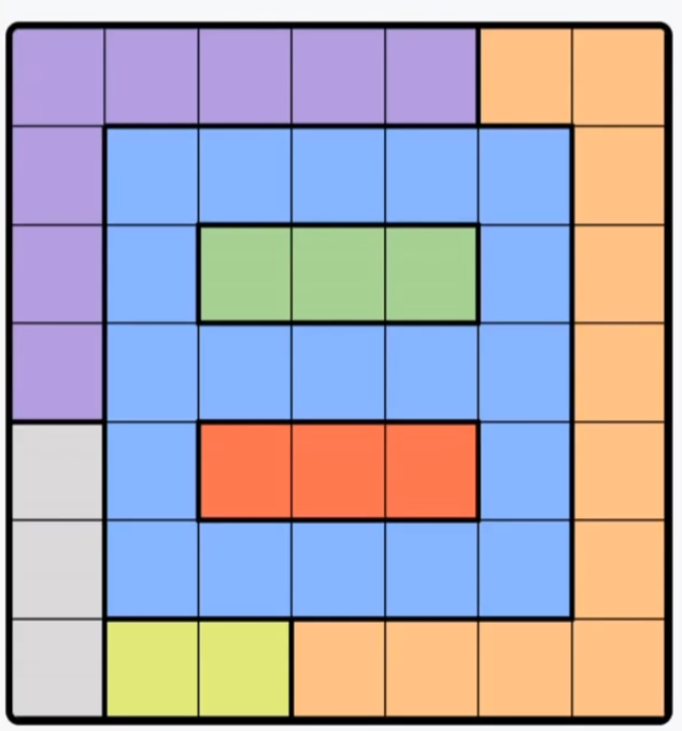
#> input picture images/image2.png, 682 x 731 px, found by its file name
$ python ImageProcessing.py
#> lines starting #> are read from the running program, lines starting #| are printed output that depends on the picture; after the words box and inside, x2 and y2 are one past the last pixel; in counts of white or black regions, pixels touching at a corner belong together
import cv2
import numpy as np
from typing import List, Tuple
import os


# [20 lines left out: function load_and_preprocess_image_from_bytes, not called in this run]


def load_and_preprocess_image_from_path(path):
#> called with path = 'image2.png'
    img = cv2.imread(path)
#> img is the input picture: shape (731, 682, 3); mean B, G, R 181.8, 169.1, 172.8
    gray = cv2.cvtColor(img, cv2.COLOR_BGR2GRAY)
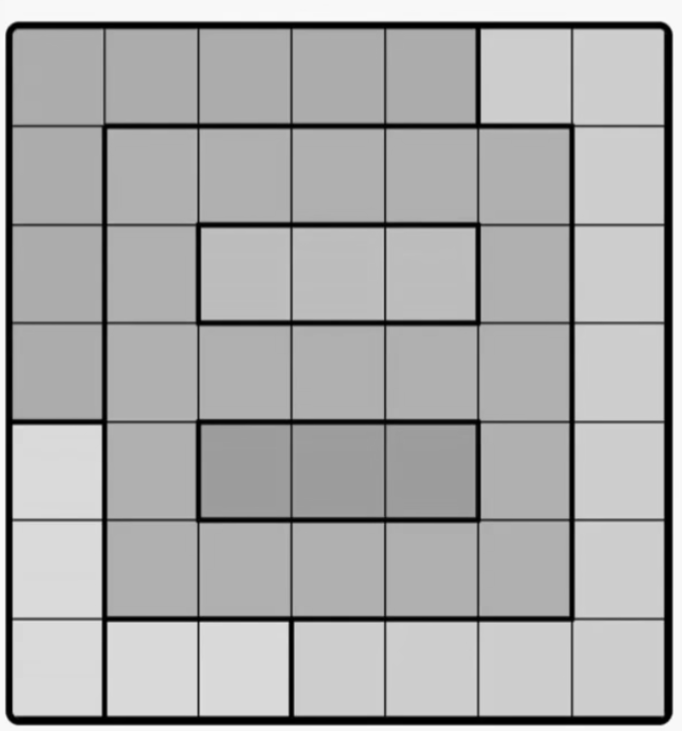
#> gray: shape (731, 682); min 0, max 254, mean 171.6

    blur = cv2.GaussianBlur(gray, (5, 5), 0)

    thresh = cv2.adaptiveThreshold(
        blur,
        255,
        cv2.ADAPTIVE_THRESH_MEAN_C,
        cv2.THRESH_BINARY_INV,
        11,
        2
    )
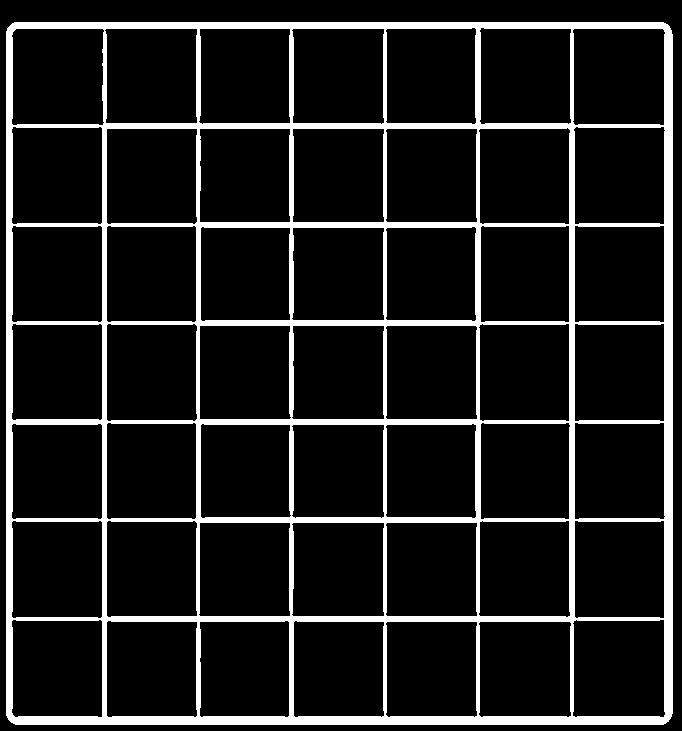
#> thresh: shape (731, 682); 11.9% white; 1 white region, box (x1, y1, x2, y2) and area: (6, 22, 673, 725) 59430

    return img, thresh

def extract_grid_lines(thresh):
    h_kernel = cv2.getStructuringElement(cv2.MORPH_RECT, (40, 1))
    v_kernel = cv2.getStructuringElement(cv2.MORPH_RECT, (1, 40))

    horizontal = cv2.morphologyEx(thresh, cv2.MORPH_OPEN, h_kernel)
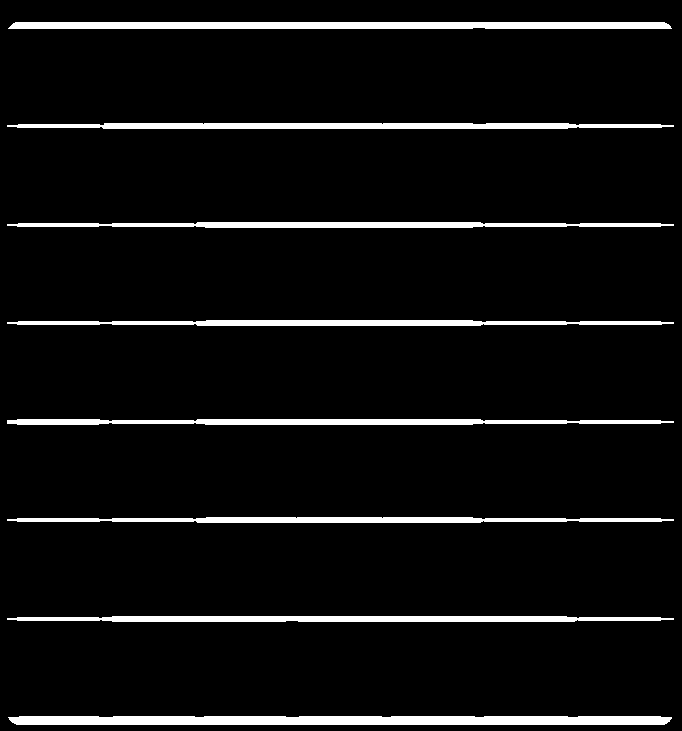
#> horizontal: shape (731, 682); 6% white; 8 white regions, largest, box (x1, y1, x2, y2) and area: (8, 716, 672, 725) 5844, (8, 22, 672, 29) 4595, (7, 123, 674, 129) 3526
    vertical = cv2.morphologyEx(thresh, cv2.MORPH_OPEN, v_kernel)
#> vertical: shape (731, 682); 6.1% white; 8 white regions, largest, box (x1, y1, x2, y2) and area: (664, 24, 673, 725) 6223, (6, 25, 13, 724) 4738, (569, 23, 575, 726) 3722

    return horizontal, vertical

def get_intersections(horizontal, vertical):
    intersections = cv2.bitwise_and(horizontal, vertical)
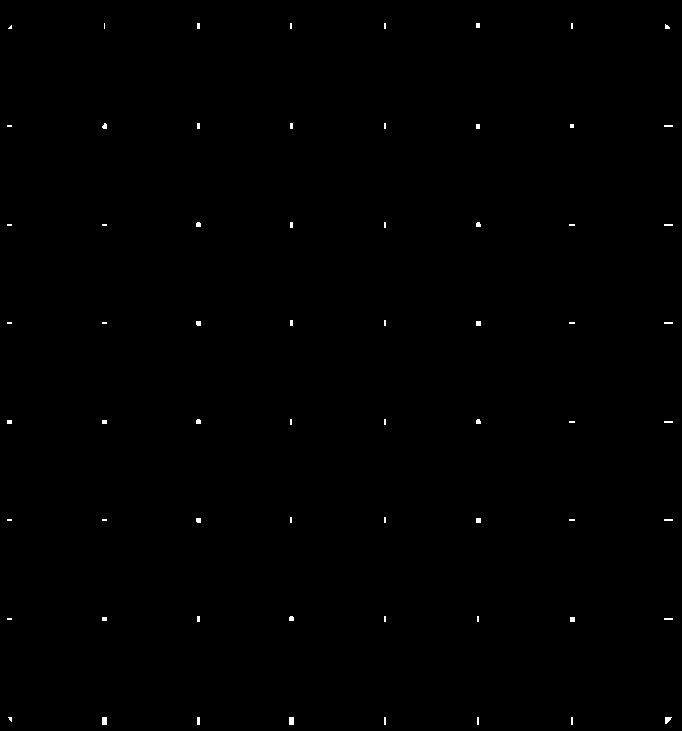
#> intersections: shape (731, 682); 0.22% white; 64 white regions (44 under 20 px), largest, box (x1, y1, x2, y2) and area: (102, 717, 107, 725) 40, (289, 717, 294, 725) 40, (665, 717, 672, 724) 33
    coords = cv2.findNonZero(intersections)
#> coords = contour of 1095 points, box (x1, y1, x2, y2) (7, 23, 673, 725), area 22
    return coords.reshape(-1, 2)

def cluster_points(points, tolerance=10):
    points = sorted(points)
    clusters = [[points[0]]]

    for p in points[1:]:
        if abs(p - clusters[-1][-1]) <= tolerance:
            clusters[-1].append(p)
        else:
            clusters.append([p])

    return [int(np.mean(c)) for c in clusters]

def build_grid(intersections):
    xs = intersections[:, 0]
    ys = intersections[:, 1]

    cols = cluster_points(sorted(xs))
    rows = cluster_points(sorted(ys))

    return rows, cols
def extract_cells(image, rows, cols):
    cells = []
    for r in range(len(rows) - 1):
        row_cells = []
        for c in range(len(cols) - 1):
            cell = image[
                rows[r]:rows[r + 1],
                cols[c]:cols[c + 1]
            ]
            row_cells.append(cell)
        cells.append(row_cells)

    return cells

# [9 lines left out: function build_logical_grid, not called in this run]

def cell_mean_color(cell, margin_ratio=0.2):
    h, w, _ = cell.shape
    mh = int(h * margin_ratio)
    mw = int(w * margin_ratio)

    core = cell[mh:h-mh, mw:w-mw]
    lab = cv2.cvtColor(core, cv2.COLOR_BGR2LAB)

    return lab.mean(axis=(0, 1))

def extract_cell_colors(cells):
    rows = len(cells)
    cols = len(cells[0])

    colors = np.zeros((rows, cols, 3), dtype=np.float32)

    for r in range(rows):
        for c in range(cols):
            colors[r, c] = cell_mean_color(cells[r][c])

    return colors

def cluster_colors(color_matrix, threshold=12.0):
    rows, cols, _ = color_matrix.shape

    region_ids = -np.ones((rows, cols), dtype=int)
    cell_colors = np.zeros((rows, cols, 3), dtype=np.float32)

    region_colors = []
    current_region = 0

    for r in range(rows):
        for c in range(cols):
            color = color_matrix[r, c]

            assigned_region = None
            for idx, ref_color in enumerate(region_colors):
                if np.linalg.norm(color - ref_color) < threshold:
                    assigned_region = idx
                    break

            if assigned_region is None:
                region_colors.append(color)
                assigned_region = current_region
                current_region += 1

            region_ids[r, c] = assigned_region
            cell_colors[r, c] = region_colors[assigned_region]

    return region_ids

def format_region_matrix(region_ids):
    return [
        [f"C{region_ids[r, c] + 1}" for c in range(region_ids.shape[1])]
        for r in range(region_ids.shape[0])
    ]

# [10 lines left out: function generate_color_map, not called in this run]


def group_regions_by_color(cells):
    color_matrix = extract_cell_colors(cells)
    region_ids = cluster_colors(color_matrix)
    return format_region_matrix(region_ids)

def generate_color_map(region_matrix, seed=42):
    np.random.seed(seed)

    regions = sorted({cell for row in region_matrix for cell in row})
    color_map = {}

    for r in regions:
        color_map[r] = tuple(np.random.randint(40, 220, size=3).tolist())

    return color_map

def grid_to_color_image(region_matrix, cell_size=50):
    rows = len(region_matrix)
    cols = len(region_matrix[0])

    color_map = generate_color_map(region_matrix)

    img = np.zeros((rows * cell_size, cols * cell_size, 3), dtype=np.uint8)

    for r in range(rows):
        for c in range(cols):
            color = color_map[region_matrix[r][c]]

            y1 = r * cell_size
            y2 = (r + 1) * cell_size
            x1 = c * cell_size
            x2 = (c + 1) * cell_size

            img[y1:y2, x1:x2] = color

    return img

def draw_grid_lines(img, cell_size, thickness=1):
    h, w, _ = img.shape

    for y in range(0, h, cell_size):
        cv2.line(img, (0, y), (w, y), (0, 0, 0), thickness)

    for x in range(0, w, cell_size):
        cv2.line(img, (x, 0), (x, h), (0, 0, 0), thickness)

    return img

# [53 lines left out: functions cell_mean_bgr, cluster_cells_bgr, build_ui_grid_from_bgr, not called in this run]


def generate_ui_grid_from_image(cells):
    region_ids, region_colors = cluster_cells_bgr(cells)
    return build_ui_grid_from_bgr(region_ids, region_colors)


# [10 lines left out: function create_board_from_image, not called in this run]


if __name__ == "__main__":
    img, thresh = load_and_preprocess_image_from_path("image2.png")

    horizontal, vertical = extract_grid_lines(thresh)
    intersections = get_intersections(horizontal, vertical)
#> intersections = 1095 pairs, first value 7 to 672, second value 23 to 724

    rows, cols = build_grid(intersections)
#> in build_grid, `xs = intersections[:, 0]`: xs = 1095 values, max 672 at index 170, min 7 at index 137, mean 349.6
#> in build_grid, `ys = intersections[:, 1]`: ys = 1095 values from 23 to 724
#> in cluster_points, `points = sorted(points)`: points = 1095 values from 7 to 672
#> in cluster_points, `clusters = [[points[0]]]`: clusters = [[7]]
#> the loop in cluster_points, `for p in points[1:]:` made 1094 passes
#> after the loop in cluster_points, `for p in points[1:]:`: clusters = 8 items
#> in build_grid, `cols = cluster_points(sorted(xs))`: cols = [9, 104, 198, 290, 384, 477, 571, 667]
#> the loop in cluster_points (call 2), `for p in points[1:]:` made 1094 passes
#> p on passes 1 to 3: 23, 23, 23
#> in build_grid, `rows = cluster_points(sorted(ys))`: rows = [25, 125, 224, 322, 421, 519, 618, 720]
#> rows = [25, 125, 224, 322, 421, 519, 618, 720]; cols = [9, 104, 198, 290, 384, 477, 571, 667]
    cells = extract_cells(img, rows, cols)
#> the loop in extract_cells, `for r in range(len(rows) - 1):` made 7 passes
#> after the loop in extract_cells, `for r in range(len(rows) - 1):`: cells = 7 items
#> cells = 7 items
    regions = group_regions_by_color(cells)
#> in extract_cell_colors, `rows = len(cells)`: rows = 7
#> the loop in extract_cell_colors, `for r in range(rows):` made 7 passes
#> pass 1, in cell_mean_color, `core = cell[mh:h-mh, mw:w-mw]`:
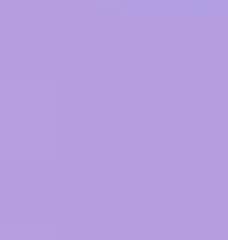
#> core: shape (60, 57, 3) (shown 4 times larger); mean of channels 0, 1, 2 225, 158, 180.1; drawn as B, G, R
#> after the loop in cluster_colors, `for r in range(rows):`: region_colors = [[177, 149.1, 97], [211, 143, 168], [187, 131, 87], [202.2, 103, 154], [221.8, 129, 128], [169, 176, 175], [228, 111, 182]]
#> regions = 7 items

    for row in regions:
        print(row,',')
#> this loop made 7 passes
#> (printed output is left out)


    img = grid_to_color_image(regions, cell_size=60)
#> in grid_to_color_image, `rows = len(region_matrix)`: rows = 7
#> in generate_color_map, `regions = sorted({cell for row in region_matrix for cell in row})`: regions = ['C1', 'C2', 'C3', 'C4', 'C5', 'C6', 'C7']
#> the loop in generate_color_map, `for r in regions:` made 7 passes
#> after the loop in generate_color_map, `for r in regions:`: color_map = {'C1': (142, 219, 132), 'C2': (54, 146, 111), 'C3': (60, 142, 161), 'C4': (114, 127, 156), 'C5': (139, 143, 191), 'C6': (170, 189, 92), 'C7': (41, 127, 197)}
    img = draw_grid_lines(img, cell_size=60)
#> after the loop in draw_grid_lines, `for y in range(0, h, cell_size):`:
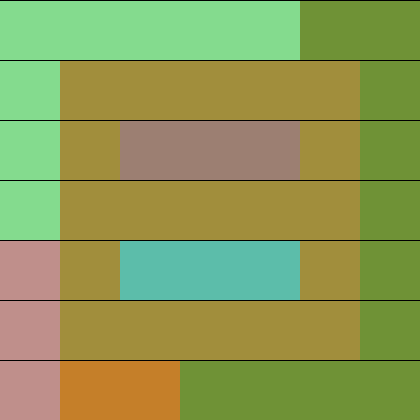
#> img: shape (420, 420, 3); mean of channels 0, 1, 2 84.7, 154.3, 141.4; drawn as B, G, R
#> after the loop in draw_grid_lines, `for x in range(0, w, cell_size):`:
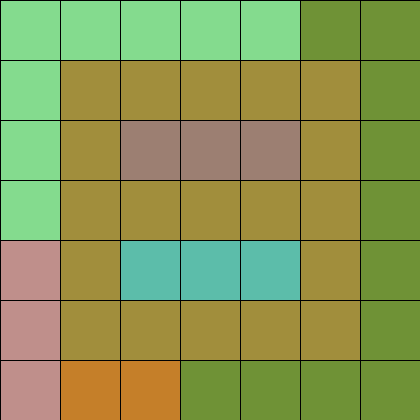
#> img: shape (420, 420, 3); 1.64% of pixels changed, all inside (x1, y1, x2, y2) = (0, 1, 361, 420); drawn as B, G, R

    cv2.imwrite("regions.png", img)

$ run again, with images/Queens_linkedin_original.png copied over images/image2.png
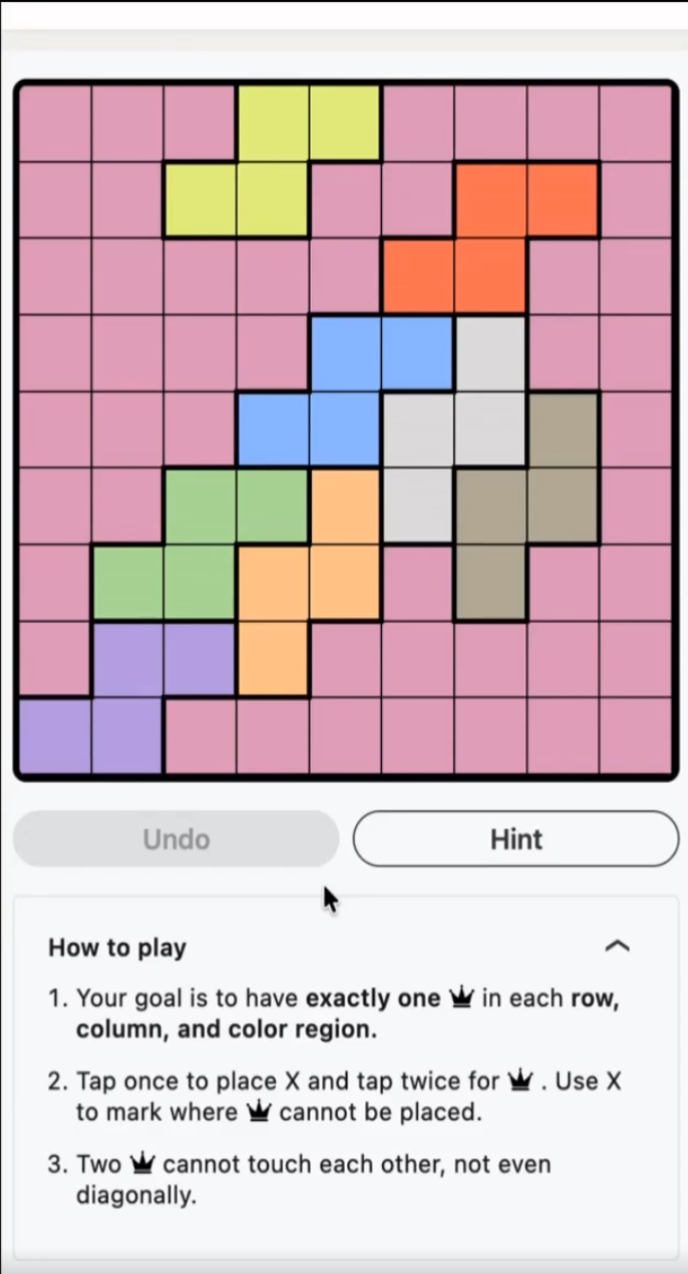
#> input picture images/Queens_linkedin_original.png, 688 x 1274 px, found by its file name
#> in load_and_preprocess_image_from_path, img is the input picture: shape (1274, 688, 3); mean B, G, R 193.5, 188.6, 210.5
#> in load_and_preprocess_image_from_path, `thresh = cv2.adaptiveThreshold( blur, 255, cv2.ADAPTIVE_THRESH_MEAN_C,..`:
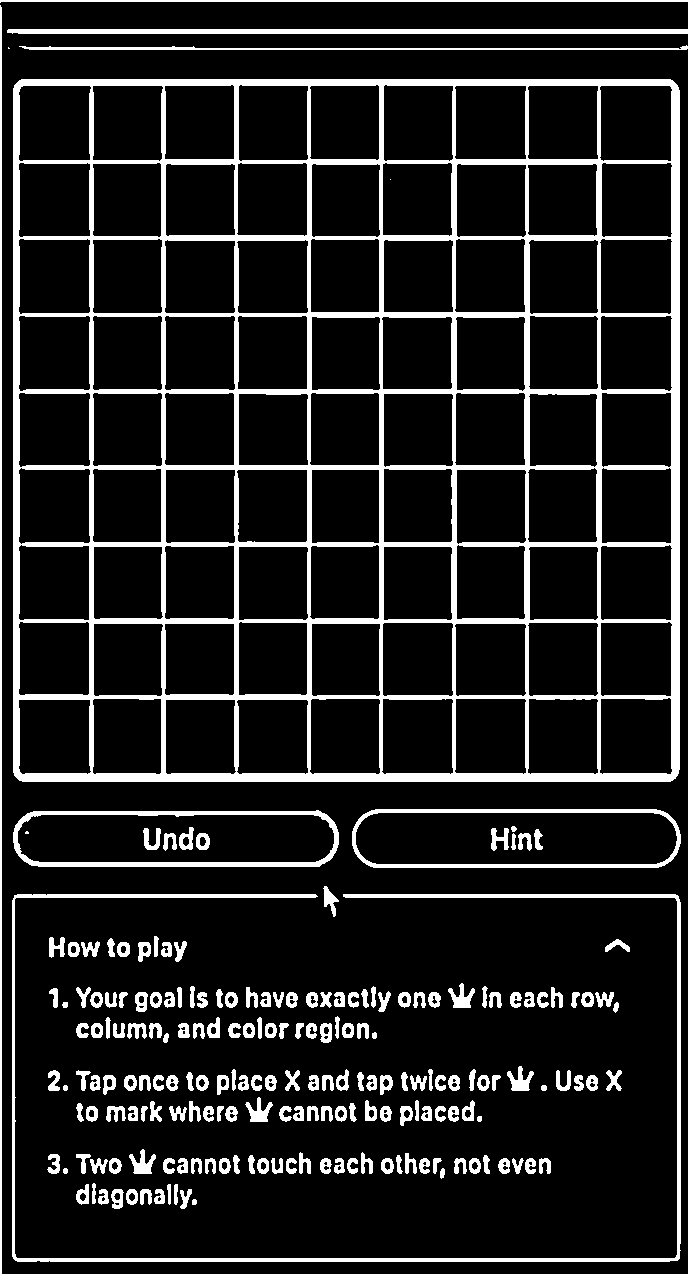
#> thresh: shape (1274, 688); 13.4% white; 201 white regions (3 under 20 px), largest, box (x1, y1, x2, y2) and area: (13, 79, 680, 782) 70321, (12, 894, 681, 1262) 7704, (7, 29, 688, 34) 3394
#> horizontal: shape (1274, 688); 5.9% white; 20 white regions, largest, box (x1, y1, x2, y2) and area: (15, 773, 679, 782) 5838, (15, 79, 679, 86) 4582, (8, 29, 688, 34) 3388
#> vertical: shape (1274, 688); 4.7% white; 13 white regions, largest, box (x1, y1, x2, y2) and area: (671, 81, 680, 782) 6206, (13, 82, 20, 781) 4712, (161, 80, 166, 783) 3318
#> coords = contour of 1808 points, box (x1, y1, x2, y2) (14, 80, 680, 1261), area 8416
#> `intersections = get_intersections(horizontal, vertical)`: intersections = 1808 pairs, first value 14 to 679, second value 80 to 1260
#> xs = 1808 values, max 679 at index 248, min 14 at index 200, mean 358.9
#> ys = 1808 values from 80 to 1260
#> points = 1808 values from 14 to 679
#> in cluster_points, `clusters = [[points[0]]]`: clusters = [[14]]
#> the loop in cluster_points, `for p in points[1:]:` made 1807 passes
#> after the loop in cluster_points, `for p in points[1:]:`: clusters = 10 items
#> in build_grid, `cols = cluster_points(sorted(xs))`: cols = [16, 91, 163, 235, 308, 380, 453, 526, 598, 674]
#> the loop in cluster_points (call 2), `for p in points[1:]:` made 1807 passes
#> p on passes 1 to 3: 80, 80, 80
#> in build_grid, `rows = cluster_points(sorted(ys))`: rows = [82, 161, 237, 314, 391, 467, 543, 620, 696, 777, 896, 1258]
#> `rows, cols = build_grid(intersections)`: cols = [16, 91, 163, 235, 308, 380, 453, 526, 598, 674]
#> the loop in extract_cells, `for r in range(len(rows) - 1):` made 11 passes
#> after the loop in extract_cells, `for r in range(len(rows) - 1):`: cells = 11 items
#> in extract_cell_colors, `rows = len(cells)`: rows = 11
#> in extract_cell_colors, `cols = len(cells[0])`: cols = 9
#> the loop in extract_cell_colors, `for r in range(rows):` made 11 passes
#> after the loop in cluster_colors, `for r in range(rows):`: current_region = 10; region_colors = [[183, 157, 124], [228, 111, 182], [169, 176, 174.6], [187, 131, 87], [222, 129, 128], [176, 128, 140], [202.2, 103.1, 154], [211.1, 142.9, 167.9], [177, 149, 97], [238.7, 127.8, 127]]
#> `regions = group_regions_by_color(cells)`: regions = 11 items
#> the loop `for row in regions:` made 11 passes
#> (printed output is left out)
#> in grid_to_color_image, `rows = len(region_matrix)`: rows = 11
#> in grid_to_color_image, `cols = len(region_matrix[0])`: cols = 9
#> in generate_color_map, `regions = sorted({cell for row in region_matrix for cell in row})`: regions = ['C1', 'C10', 'C2', 'C3', 'C4', 'C5', 'C6', 'C7', 'C8', 'C9']
#> the loop in generate_color_map, `for r in regions:` made 10 passes
#> after the loop in generate_color_map, `for r in regions:`: color_map = 10 items
#> after the loop in draw_grid_lines, `for x in range(0, w, cell_size):`:
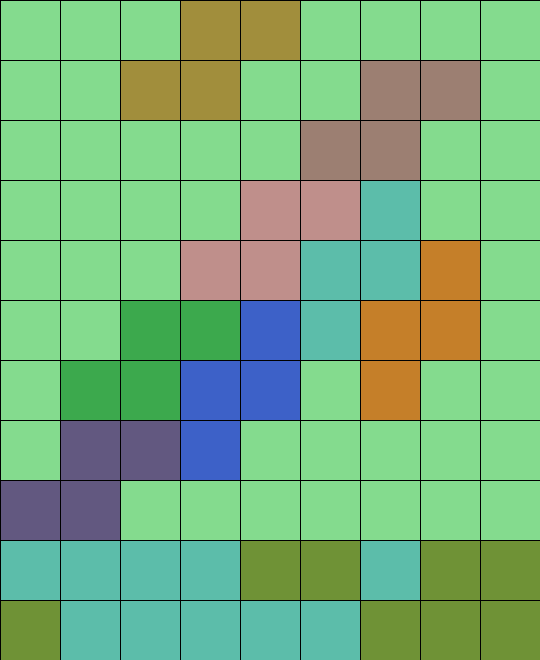
#> img: shape (660, 540, 3); mean of channels 0, 1, 2 125.1, 177, 120.5; drawn as B, G, R
